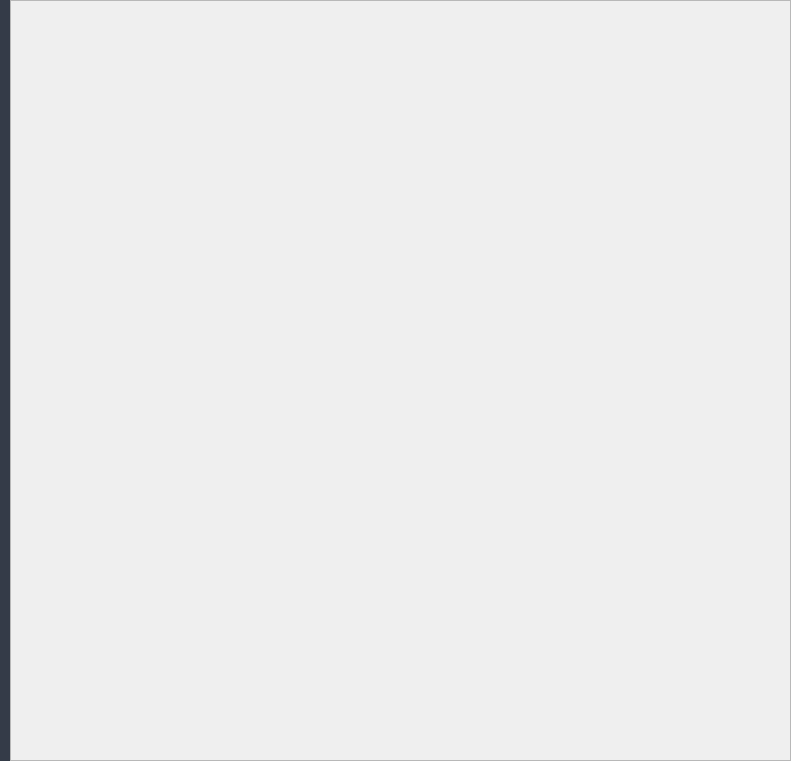
   <widget class="QFrame" name="Content">
    <property name="geometry">
     <rect>
      <x>750</x>
      <y>10</y>
      <width>791</width>
      <height>761</height>
     </rect>
    </property>
    <property name="frameShape">
     <enum>QFrame::NoFrame</enum>
    </property>
    <property name="frameShadow">
     <enum>QFrame::Raised</enum>
    </property>
    <layout class="QHBoxLayout" name="horizontalLayout_2">
     <property name="spacing">
      <number>0</number>
     </property>
     <property name="leftMargin">
      <number>0</number>
     </property>
     <property name="topMargin">
      <number>0</number>
     </property>
     <property name="rightMargin">
      <number>0</number>
     </property>
     <property name="bottomMargin">
      <number>0</number>
     </property>
     <item>
      <widget class="QFrame" name="frame_left_menu">
       <property name="minimumSize">
        <size>
         <width>10</width>
         <height>0</height>
        </size>
       </property>
       <property name="maximumSize">
        <size>
         <width>0</width>
         <height>16777215</height>
        </size>
       </property>
       <property name="styleSheet">
        <string notr="true">border-color: rgb(0, 0, 0) ;
color:;
background-color:#343b48;
border-radius: 10px;
</string>
       </property>
       <property name="frameShape">
        <enum>QFrame::StyledPanel</enum>
       </property>
       <property name="frameShadow">
        <enum>QFrame::Raised</enum>
       </property>
       <layout class="QVBoxLayout" name="verticalLayout_3">
        <property name="leftMargin">
         <number>0</number>
        </property>
        <property name="topMargin">
         <number>0</number>
        </property>
        <property name="rightMargin">
         <number>0</number>
        </property>
        <property name="bottomMargin">
         <number>0</number>
        </property>
        <item>
         <widget class="QFrame" name="frame_top_menus">
          <property name="styleSheet">
           <string notr="true">border-color: rgb(0, 0, 0) ;
color:;
background-color:#343b48;
border-radius: 10px;</string>
          </property>
          <property name="frameShape">
           <enum>QFrame::NoFrame</enum>
          </property>
          <property name="frameShadow">
           <enum>QFrame::Raised</enum>
          </property>
          <widget class="QWidget" name="formLayoutWidget_2">
           <property name="geometry">
            <rect>
             <x>0</x>
             <y>250</y>
             <width>501</width>
             <height>271</height>
            </rect>
           </property>
           <layout class="QFormLayout" name="formLayout_XY">
            <property name="labelAlignment">
             <set>Qt::AlignCenter</set>
            </property>
           </layout>
          </widget>
          <widget class="QWidget" name="formLayoutWidget_4">
           <property name="geometry">
            <rect>
             <x>0</x>
             <y>520</y>
             <width>501</width>
             <height>231</height>
            </rect>
           </property>
           <layout class="QFormLayout" name="formLayout_YZ">
            <property name="labelAlignment">
             <set>Qt::AlignCenter</set>
            </property>
           </layout>
          </widget>
          <widget class="QWidget" name="formLayoutWidget_8">
           <property name="geometry">
            <rect>
             <x>0</x>
             <y>10</y>
             <width>501</width>
             <height>241</height>
            </rect>
           </property>
           <layout class="QFormLayout" name="formLayout_XZ"/>
          </widget>
         </widget>
        </item>
       </layout>
      </widget>
     </item>
     <item>
      <widget class="QFrame" name="frame_pages">
       <property name="frameShape">
        <enum>QFrame::StyledPanel</enum>
       </property>
       <property name="frameShadow">
        <enum>QFrame::Raised</enum>
       </property>
       <layout class="QVBoxLayout" name="verticalLayout_5"/>
      </widget>
     </item>
    </layout>
   </widget>
